Frame 1 (no input): blank canvas, image omitted
Frame 60 (no input): blank canvas, image omitted
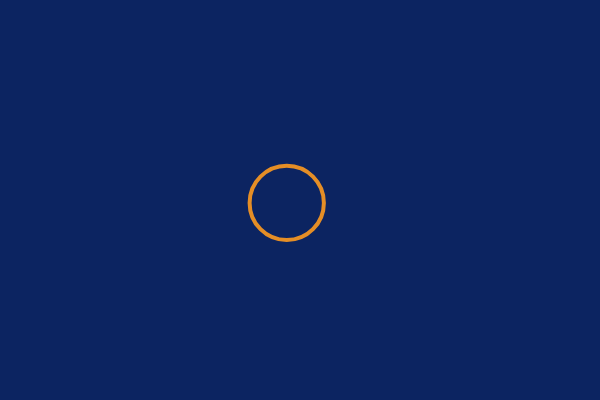
Frame 120 (the mouse pressed at the canvas centre since frame 60)

The p5.js sketch whose frames 1 and 60 were blank and that drew this single picture after the mouse press (run headless with seeded random() and noise() and a simulated clock; from frame 60 on, the mouse is pressed at the canvas centre):

// p5.js sketch
// ── sketch.js
"use strict";
// bubble instance of the clace
let bubble = [];
let size = 10;

// create a class 
class Bubble {
  constructor(x, y, r) {
    this.x = x;
    this.y = y;
    this.size = r;
  }

  display() {
    stroke("#e58e26");
    strokeWeight(4);
    noFill();
    ellipse(this.x, this.y, this.size, this.size);
  }

  move() {
    this.x += random(-5, 5);
    this.y += random(-5, 5);
  }

}

function setup() {
  createCanvas(600, 400);
  // for (let i = 0; i < size; i++) {
  //   let x = random(width);
  //   let y = random(height);
  //   let r = random(10, 100);
  //   let newBubble = new Bubble(x, y, r);
  //   bubble.push(newBubble);
  // }

  print(bubble);
}

function draw() {
  background("#0c2461");
  for (let i = 0; i < bubble.length; i++) {
    bubble[i].move();
    bubble[i].display();
  }

}

function mousePressed() {
  let r = random(10, 100);
  let newBubble = new Bubble(mouseX, mouseY, r);
  bubble.push(newBubble);
}
